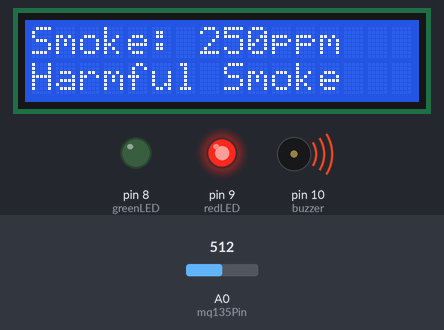
Recording of a sketch running on a simulated Arduino Uno, built with avr-gcc and run on an emulated ATmega328P. Parts: 16×2 character LCD, output pins drawn as LEDs (lit = HIGH), buzzer (waves = sounding, pin HIGH). The test bench sets the inputs (shaded band); at power-on: A0 (mq135Pin) = 512.

Above: at 3.2 s.
3.3 s: A0 (mq135Pin) set to 216
At 4.7 s:
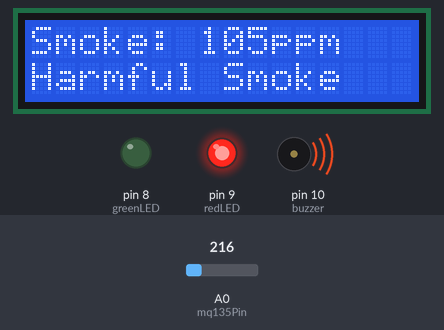
5.4 s: A0 (mq135Pin) set to 199
At 7.8 s:
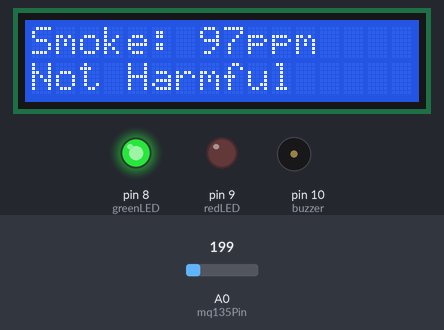
8.2 s: A0 (mq135Pin) set to 22
At 8.7 s:
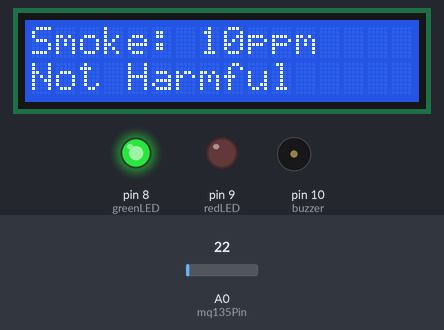
10.3 s: A0 (mq135Pin) set to 19
At 12.1 s:
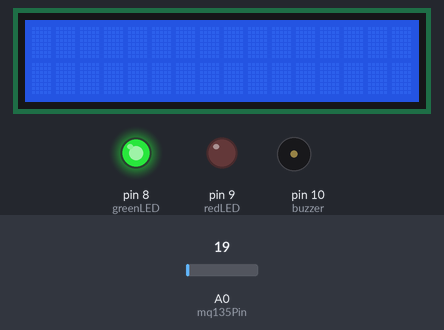
Timing chart, 0 to 13.6 s (numbered marks = the images above; inputs shaded):
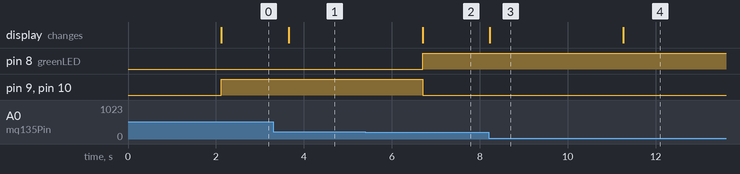

Measured:
- the behaviour switches between 207 and 206 on A0 (mq135Pin) (found by bisection; images 1 and 2)
- the behaviour switches between 21 and 20 on A0 (mq135Pin) (found by bisection; images 3 and 4)
- after the input at 3.3 s, the display: changes after 0.35 s (image 1)
- after the input at 5.4 s, pin 8 (greenLED): LOW → HIGH after 1.3 s; pin 9 (redLED), pin 10 (buzzer): HIGH → LOW after 1.3 s; the display: changes after 1.3 s (image 2)
- after the input at 8.2 s, the display: changes at once (image 3)
- after the input at 10.3 s, the display: changes after 0.96 s (image 4)

The sketch:

Smoke_detection.ino
```cpp
#include <Wire.h>
#include <LiquidCrystal_I2C.h>

// Initialize LCD (I2C address 0x27, 16 columns, 2 rows)
LiquidCrystal_I2C lcd(0x27, 16, 2);

// Pin definitions
int mq135Pin = A0;     // MQ135 analog output
int greenLED = 8;      // Green LED pin
int redLED = 9;        // Red LED pin
int buzzer = 10;       // Buzzer pin

void setup() {
  lcd.begin();           // Initialize LCD
  lcd.backlight();      // Turn on LCD backlight

  pinMode(greenLED, OUTPUT);
  pinMode(redLED, OUTPUT);
  pinMode(buzzer, OUTPUT);

  lcd.setCursor(0, 0);
  lcd.print("Smoke Detector");
  lcd.setCursor(0, 1);
  lcd.print("System Ready");
  delay(2000);
  lcd.clear();
}

void loop() {
  int sensorValue = analogRead(mq135Pin); // Read MQ135 sensor value
  // Convert analog value to approximate PPM
  int ppm = map(sensorValue, 0, 1023, 0, 500);
  lcd.clear();
  // -------- NORMAL SMOKE LEVEL --------
  if (ppm >= 10 && ppm <= 100) {
    lcd.setCursor(0, 0);
    lcd.print("Smoke: ");
    lcd.print(ppm);
    lcd.print("ppm");

    lcd.setCursor(0, 1);
    lcd.print("Not Harmful");
    digitalWrite(greenLED, HIGH);   // Green LED ON
    digitalWrite(redLED, LOW);      // Red LED OFF
    digitalWrite(buzzer, LOW);      // Buzzer OFF
  }

  // -------- HARMFUL SMOKE LEVEL --------
  else if (ppm >= 100 && ppm <= 300) {
    lcd.setCursor(0, 0);
    lcd.print("Smoke: ");
    lcd.print(ppm);
    lcd.print("ppm");

    lcd.setCursor(0, 1);
    lcd.print("Harmful Smoke");
    digitalWrite(greenLED, LOW);    // Green LED OFF
    digitalWrite(redLED, HIGH);     // Red LED ON
    digitalWrite(buzzer, HIGH);     // Buzzer ON
  }

  delay(1500); // Delay for stable readings
}
```
